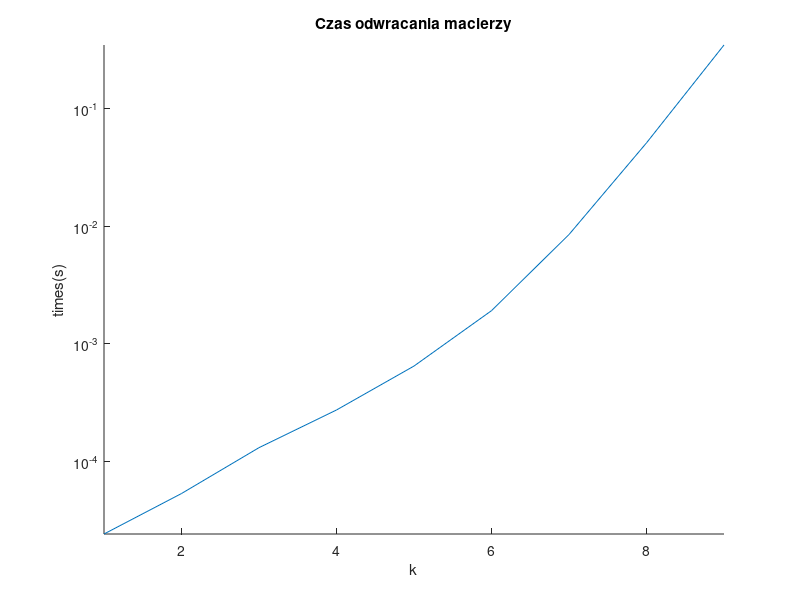
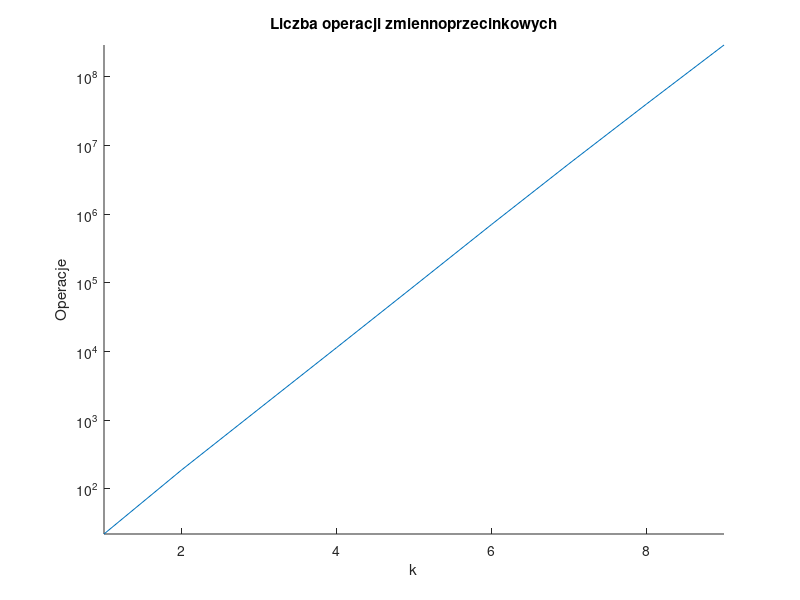

Here is the MATLAB script that generated these plots, in order:
function time = ShowFigure()

  times = csvread("times.csv")
  OPS = csvread("ops.csv")

  max_time = max(times);
  max_k = length(times)

  disp(times)
  disp(max_k)

  x = 1:1:max_k;

  hf = figure ();
  hold on;
  plot (x, times);
  set(gca, 'YScale', 'log') 
  axis ([1,max_k, 0, max_time]);
  xlabel ("k");
  ylabel ("times(s)");
  title ("Czas odwracania macierzy");


  hf = figure ();
  hold on;
      
  plot (x, OPS);
  set(gca, 'YScale', 'log') 
  axis ([1,max_k, 0, max(OPS)]);
  xlabel ("k");
  ylabel ("Operacje");

  title ("Liczba operacji zmiennoprzecinkowych");

